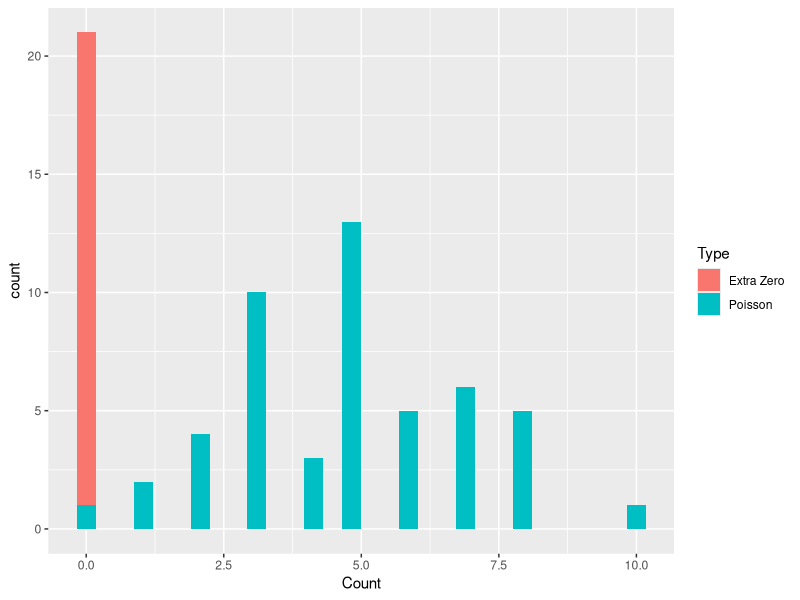

Write R code to recreate this figure.
library(tidyverse)

zero_sims <- data.frame(Count = 0, Type = rep("Extra Zero",20))

Poisson_sims <- data.frame(Count = rpois(50, 5), Type = "Poisson")

Zero_inflation <- rbind(zero_sims, Poisson_sims)

ggplot(data = Zero_inflation, aes(x = Count, fill = Type))+
  geom_histogram()
